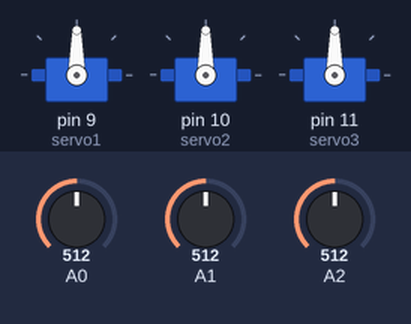
A sketch run on a simulated Arduino Uno, built with avr-gcc and run on an emulated ATmega328P. Shown: 3 × servo. The inputs (shaded band) are chosen by the test bench; at power-on: A0 = 512, A1 = 512, A2 = 512.

Above: at 1.2 s.
1.3 s: A0 set to 716
At 2.1 s:
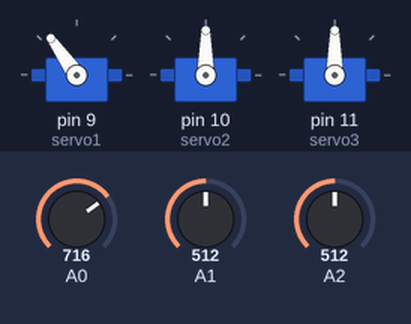
2.8 s: A1 set to 716
At 3.2 s:
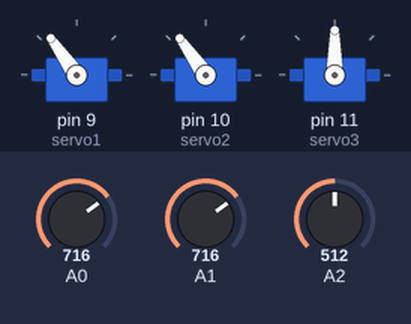
4.3 s: A2 set to 716
At 5.5 s:
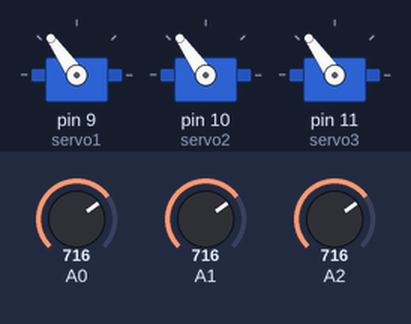
5.8 s: A0 set to 900
At 6.8 s:
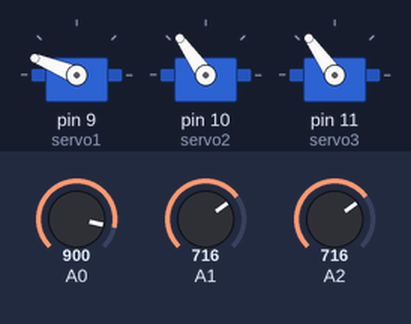
7.3 s: A1 set to 900
At 7.9 s:
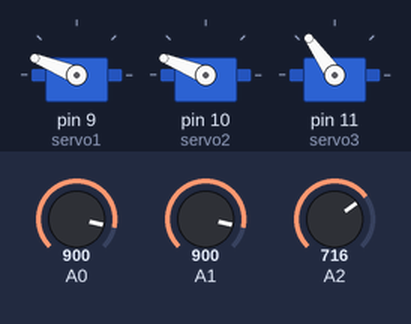
8.8 s: A2 set to 900
At 10.2 s:
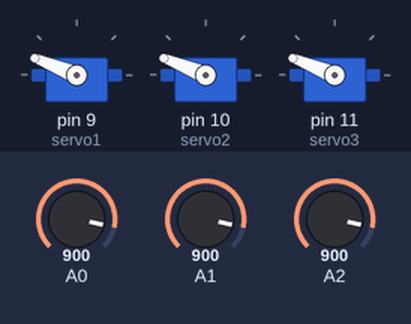
Timing chart, 0 to 11.3 s (numbered marks = the images above; inputs shaded):
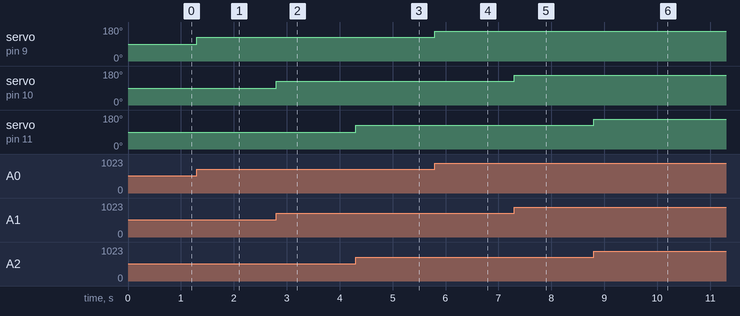

Measured:
- after the input at 1.3 s, servo on pin 9 (servo1): 90° → 125° at once
- after the input at 2.8 s, servo on pin 10 (servo2): 90° → 125° at once
- after the input at 4.3 s, servo on pin 11 (servo3): 90° → 125° at once
- after the input at 5.8 s, servo on pin 9 (servo1): 125° → 158° at once
- after the input at 7.3 s, servo on pin 10 (servo2): 125° → 158° at once
- after the input at 8.8 s, servo on pin 11 (servo3): 125° → 158° at once

The sketch:

control3ServosPotenciometro.ino
```cpp
#include<Servo.h>
Servo servo1;
Servo servo2;
Servo servo3;
int pot1,pot2,pot3;
int val1,val2,val3;
void setup(){
 servo1.attach(9);
servo2.attach(10);
servo3.attach(11);
}
void loop(){
 pot1=analogRead(A0);
 val1=map(pot1,0,1023,0,180);
 servo1.write(val1);
  pot2=analogRead(A1);
 val2=map(pot2,0,1023,0,180);
 servo2.write(val2);
  pot3=analogRead(A2);
 val3=map(pot3,0,1023,0,180);
 servo3.write(val3);
}
```
